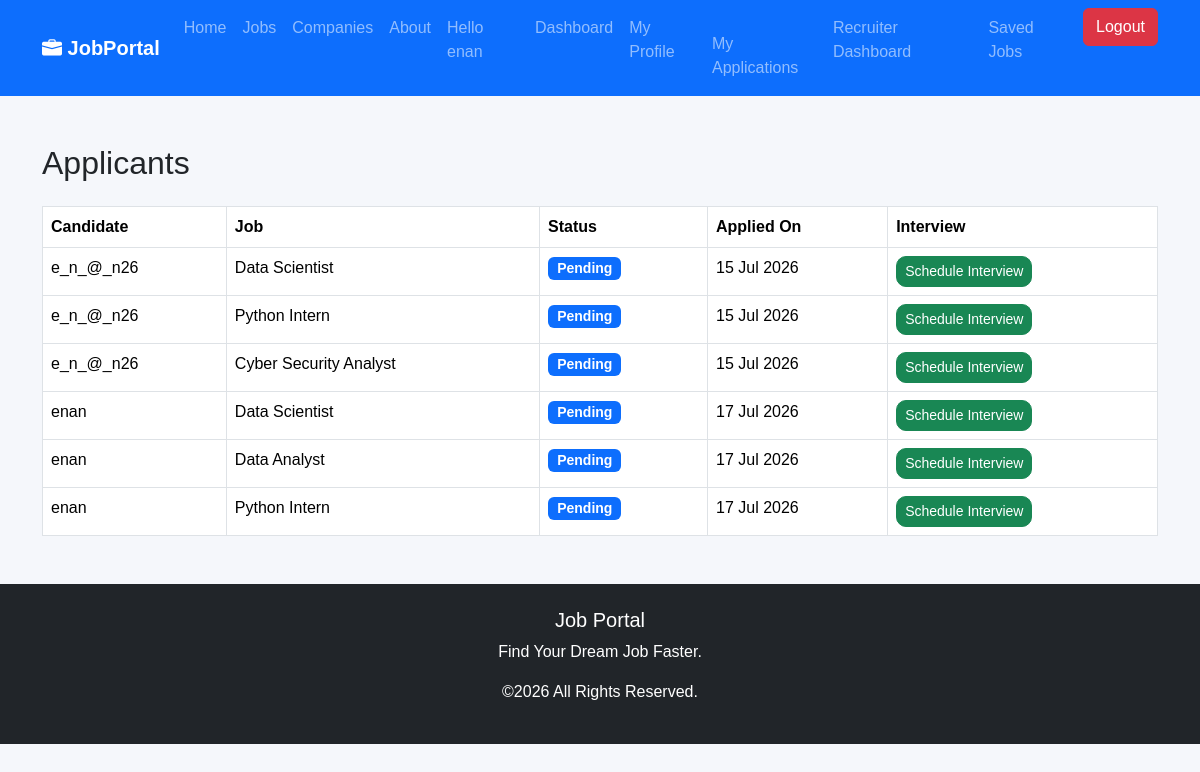
Screenshot of /applications/applicants/ (signed in) with the database file from the repository.
### applications/models.py (models this page shows, shortened)
class Application(models.Model):
    STATUS_CHOICES = [
        ("Pending", "Pending"),
        ("Reviewed", "Reviewed"),
        ("Shortlisted", "Shortlisted"),
        ("Rejected", "Rejected"),
        ("Selected", "Selected"),
    ]
    candidate = models.ForeignKey(
        User,
        on_delete=models.CASCADE
    )
    job = models.ForeignKey(
        Job,
        on_delete=models.CASCADE
    )
    cover_letter = models.TextField(blank=True)
    status = models.CharField(
        max_length=20,
        choices=STATUS_CHOICES,
        default="Pending"
    )
    applied_at = models.DateTimeField(auto_now_add=True)
    class Meta:
        unique_together = ("candidate", "job")

### jobs/models.py (models this page shows, shortened)
class Job(models.Model):
    class EmploymentType(models.TextChoices):
        FULL_TIME = "full_time", "Full Time"
        PART_TIME = "part_time", "Part Time"
        CONTRACT = "contract", "Contract"
        INTERNSHIP = "internship", "Internship"
    title = models.CharField(max_length=200)
    company = models.ForeignKey(Company,on_delete=models.CASCADE)
    location = models.CharField(max_length=200)
    salary = models.CharField(max_length=100)
    description = models.TextField()
    employment_type = models.CharField(
        max_length=20,
        choices=EmploymentType.choices,
        default=EmploymentType.FULL_TIME,
    )
    is_active = models.BooleanField(default=True)
    created_at = models.DateTimeField(auto_now_add=True)
    updated_at = models.DateTimeField(default=timezone.now)
    class Meta:
        ordering = ["-created_at"]

### applications/views.py (the view)
@staff_member_required
def applicants(request):
    applications = Application.objects.select_related(
        "candidate",
        "job"
    ).all()
    context = {
        "applications": applications
    }
    return render(
        request,
        "applications/applicants.html",
        context
    )

### templates/applications/applicants.html (shortened to what this page needs)
{% extends "base.html" %}
{% block content %}
<div class="container mt-5">
    <h2 class="mb-4">
        Applicants
    </h2>
    <table class="table table-bordered table-hover">
        <thead>
            <tr>
                <th>Candidate</th>
                <th>Job</th>
                <th>Status</th>
                <th>Applied On</th>
                <th>Interview</th>
            </tr>
        </thead>
        <tbody>
            {% for application in applications %}
            <tr>
                <td>{{ application.candidate.username }}</td>
                <td>{{ application.job.title }}</td>
                <td>
                    <span class="badge bg-primary">
                        {{ application.status }}
                    </span>
                </td>
                <td>
                    {{ application.applied_at|date:"d M Y" }}
                </td>
                <td>
                    <a href="{% url 'schedule_interview' application.id %}"
                       class="btn btn-success btn-sm">
                        Schedule Interview
                    </a>
                </td>
            </tr>
            {% empty %}
            <tr>
                <td colspan="5" class="text-center">
                    No Applications
                </td>
            </tr>
            {% endfor %}
        </tbody>
    </table>
</div>
{% endblock %}

### templates/base.html (shortened to what this page needs)
{% load static %}
<!DOCTYPE html>
<html lang="en">
<head>
<link href="https://cdn.jsdelivr.net/npm/bootstrap@5.3.3/dist/css/bootstrap.min.css" rel="stylesheet">
<link rel="stylesheet"
href="https://cdn.jsdelivr.net/npm/bootstrap-icons@1.11.3/font/bootstrap-icons.min.css">
<link rel="stylesheet"
href="{% static 'css/style.css' %}">
</head>
<body>
<nav class="navbar navbar-expand-lg navbar-dark bg-primary">
<div class="container">
<a class="navbar-brand fw-bold" href="/">
<i class="bi bi-briefcase-fill"></i>
JobPortal
</a>
<div class="collapse navbar-collapse"
id="navbar">
<ul class="navbar-nav ms-auto">
<li class="nav-item">
<a class="nav-link" href="/">Home</a>
</li>
<li class="nav-item">
<a class="nav-link" href="{% url 'home' %}">Jobs</a>
</li>
<li class="nav-item">
<a class="nav-link" href="{% url 'company_list' %}">Companies</a>
</li>
<li class="nav-item">
<a class="nav-link" href="#">About</a>
</li>
<li class="nav-item">
{% if user.is_authenticated %}
<li class="nav-item">
<span class="nav-link">
Hello {{ user.username }}
<li class="nav-item">
    <a class="nav-link" href="{% url 'dashboard' %}">
        Dashboard
    </a>
</li>
<li class="nav-item">
<a class="nav-link"
href="{% url 'profile' %}">
My Profile
<li class="nav-item">
    <a class="nav-link"
       href="{% url 'my_applications' %}">
        My Applications
    </a>
{% if user.is_staff %}
<li class="nav-item">
    <a class="nav-link"
       href="{% url 'admin_dashboard' %}">
        Recruiter Dashboard
    </a>
</li>
{% endif %}
</li>
<li class="nav-item">
    <a class="nav-link" href="{% url 'saved_jobs' %}">
        Saved Jobs
    </a>
</li>
</a>
</li>
</span>
</li>
<li class="nav-item">
<a class="btn btn-danger ms-2"
href="{% url 'logout' %}">
Logout
</a>
</li>
{% endif %}
</li>
</ul>
</div>
</div>
</nav>
{% block content %}
{% endblock %}
<footer class="bg-dark text-white mt-5">
<div class="container text-center py-4">
<h5>Job Portal</h5>
<p>Find Your Dream Job Faster.</p>
<p>©2026 All Rights Reserved.</p>
</div>
</footer>
</body>
</html>

### static/style.css (style rules this page uses)
body { background:#f6f8fc; font-family:Arial,Helvetica,sans-serif; }
footer { margin-top:80px; }
body { background:#f5f7fb; font-family:Arial, Helvetica, sans-serif; }
.badge { font-size:14px; margin-right:5px; }
.btn-success { border-radius:10px; }

### rows the page displays
Application: candidate.username "e_n_@_n26", job "Data Scientist", status "Pending", applied_at "15 Jul 2026"
Application: candidate.username "e_n_@_n26", job "Python Intern", status "Pending", applied_at "15 Jul 2026"
Application: candidate.username "e_n_@_n26", job "Cyber Security Analyst", status "Pending", applied_at "15 Jul 2026"
Application: candidate.username "enan", job "Data Scientist", status "Pending", applied_at "17 Jul 2026"
Application: candidate.username "enan", job "Data Analyst", status "Pending", applied_at "17 Jul 2026"
Application: candidate.username "enan", job "Python Intern", status "Pending", applied_at "17 Jul 2026"

### other values shown
{{ user.username }} "enan"
